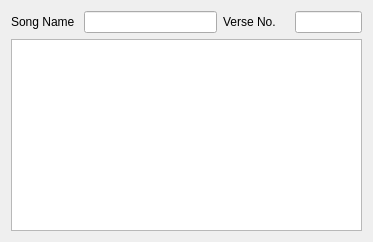
<?xml version="1.0" encoding="UTF-8"?>
<ui version="4.0">
 <class>SongVerseCheckWdgt</class>
 <widget class="QWidget" name="SongVerseCheckWdgt">
  <property name="windowTitle">
   <string>Song Verse Check</string>
  </property>
  <layout class="QVBoxLayout" name="VLSongVerseCheckWdgt">
   <item>
    <layout class="QHBoxLayout" name="HLAttributes" stretch="1,2,1,1">
     <item>
      <widget class="QLabel" name="LSongName">
       <property name="text">
        <string>Song Name</string>
       </property>
      </widget>
     </item>
     <item>
      <widget class="QLineEdit" name="LESongName">
       <property name="readOnly">
        <bool>true</bool>
       </property>
      </widget>
     </item>
     <item>
      <widget class="QLabel" name="LSongVerseNo">
       <property name="text">
        <string>Verse No.</string>
       </property>
      </widget>
     </item>
     <item>
      <widget class="QLineEdit" name="LESongVerseNo"/>
     </item>
    </layout>
   </item>
   <item>
    <widget class="QPlainTextEdit" name="PTESongVerseText">
     <property name="readOnly">
      <bool>true</bool>
     </property>
    </widget>
   </item>
  </layout>
 </widget>
 <resources/>
 <connections/>
</ui>
